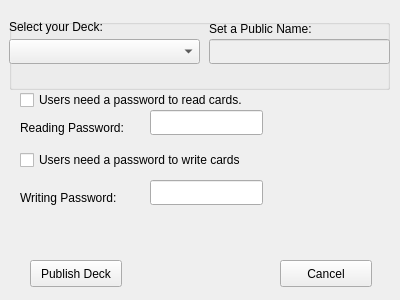
<?xml version="1.0" encoding="UTF-8"?>
<ui version="4.0">
 <class>publishDeckForm</class>
 <widget class="QWidget" name="publishDeckForm">
  <property name="geometry">
   <rect>
    <x>0</x>
    <y>0</y>
    <width>400</width>
    <height>300</height>
   </rect>
  </property>
  <property name="windowTitle">
   <string>Publish A Deck</string>
  </property>
  <widget class="QGroupBox" name="groupBox">
   <property name="geometry">
    <rect>
     <x>9</x>
     <y>19</y>
     <width>381</width>
     <height>71</height>
    </rect>
   </property>
   <property name="title">
    <string/>
   </property>
   <widget class="QComboBox" name="comboBox">
    <property name="geometry">
     <rect>
      <x>0</x>
      <y>20</y>
      <width>191</width>
      <height>25</height>
     </rect>
    </property>
   </widget>
   <widget class="QLabel" name="label">
    <property name="geometry">
     <rect>
      <x>0</x>
      <y>0</y>
      <width>121</width>
      <height>16</height>
     </rect>
    </property>
    <property name="text">
     <string>Select your Deck:</string>
    </property>
   </widget>
   <widget class="QLabel" name="label_2">
    <property name="geometry">
     <rect>
      <x>200</x>
      <y>0</y>
      <width>131</width>
      <height>20</height>
     </rect>
    </property>
    <property name="text">
     <string>Set a Public Name:</string>
    </property>
   </widget>
   <widget class="QLineEdit" name="publicName">
    <property name="enabled">
     <bool>false</bool>
    </property>
    <property name="geometry">
     <rect>
      <x>200</x>
      <y>20</y>
      <width>181</width>
      <height>25</height>
     </rect>
    </property>
   </widget>
  </widget>
  <widget class="QPushButton" name="pushButtonPublishDeck">
   <property name="geometry">
    <rect>
     <x>30</x>
     <y>260</y>
     <width>92</width>
     <height>27</height>
    </rect>
   </property>
   <property name="text">
    <string>Publish Deck</string>
   </property>
  </widget>
  <widget class="QPushButton" name="pushButtonCancel">
   <property name="geometry">
    <rect>
     <x>280</x>
     <y>260</y>
     <width>92</width>
     <height>27</height>
    </rect>
   </property>
   <property name="text">
    <string>Cancel</string>
   </property>
  </widget>
  <widget class="QCheckBox" name="checkBox">
   <property name="geometry">
    <rect>
     <x>20</x>
     <y>90</y>
     <width>271</width>
     <height>20</height>
    </rect>
   </property>
   <property name="text">
    <string>Users need a password to read cards.</string>
   </property>
  </widget>
  <widget class="QCheckBox" name="checkBox_2">
   <property name="geometry">
    <rect>
     <x>20</x>
     <y>150</y>
     <width>311</width>
     <height>20</height>
    </rect>
   </property>
   <property name="text">
    <string>Users need a password to write cards</string>
   </property>
  </widget>
  <widget class="QLabel" name="label_3">
   <property name="geometry">
    <rect>
     <x>20</x>
     <y>120</y>
     <width>121</width>
     <height>16</height>
    </rect>
   </property>
   <property name="text">
    <string>Reading Password:</string>
   </property>
  </widget>
  <widget class="QLabel" name="label_4">
   <property name="geometry">
    <rect>
     <x>20</x>
     <y>190</y>
     <width>111</width>
     <height>16</height>
    </rect>
   </property>
   <property name="text">
    <string>Writing Password:</string>
   </property>
  </widget>
  <widget class="QLineEdit" name="readPassword">
   <property name="geometry">
    <rect>
     <x>150</x>
     <y>110</y>
     <width>113</width>
     <height>25</height>
    </rect>
   </property>
  </widget>
  <widget class="QLineEdit" name="writePassword">
   <property name="geometry">
    <rect>
     <x>150</x>
     <y>180</y>
     <width>113</width>
     <height>25</height>
    </rect>
   </property>
  </widget>
 </widget>
 <resources/>
 <connections/>
</ui>
